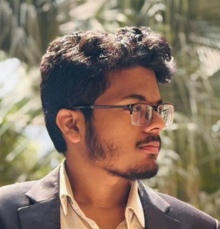
#> input picture assets/source/service-card-face.jpg, 220 x 229 px, found by its file name
$ python gen-profile-avatars.py
#> lines starting #> are read from the running program, lines starting #| are printed output that depends on the picture
"""Generate HQ avatars for service page provider card."""
from PIL import Image
import os

OUT = r'E:\nazmul-projects\portfolio\assets\source'
CARD_SRC = os.path.join(OUT, 'service-card-face.jpg')


def to_square_avatar(src_path, out_path, size=512, zoom=0.92):
#> called with size = 512, zoom = 0.92
    im = Image.open(src_path).convert('RGB')
    sw, sh = im.size
#> sw = 220; sh = 229
    side = int(min(sw, sh) * zoom)
#> side = 202
    left = (sw - side) // 2
#> left = 9
    top = max(0, int(sh * 0.08))
#> top = 18
    if top + side > sh:
        top = (sh - side) // 2
    crop = im.crop((left, top, left + side, top + side))
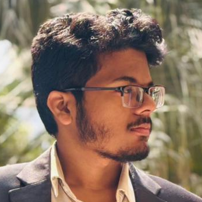
#> crop: PIL image 202x202 RGB; mean R, G, B 139, 117.5, 100.9
    crop = crop.resize((size, size), Image.Resampling.LANCZOS)
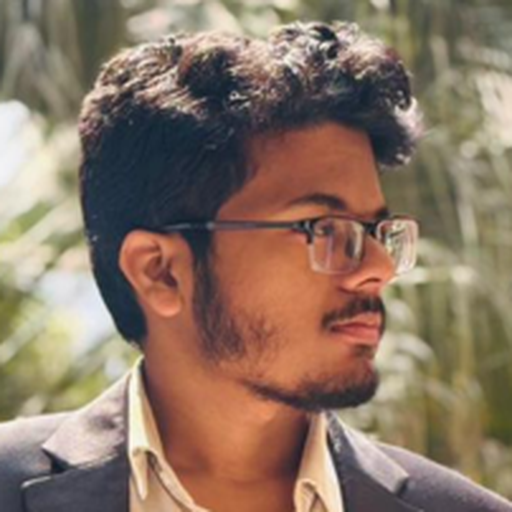
#> crop: PIL image 512x512 RGB; mean R, G, B 139, 117.5, 100.9
    crop.save(out_path, quality=96)
    print('ok', out_path)


def main():
    if os.path.isfile(CARD_SRC):
        to_square_avatar(CARD_SRC, os.path.join(OUT, 'avatar-service.jpg'))


if __name__ == '__main__':
    main()

$ run again, with assets/source/_t_0.45_0.22.jpg copied over assets/source/service-card-face.jpg
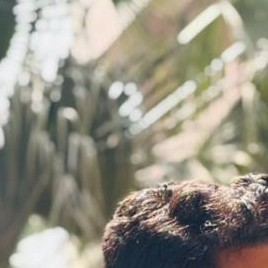
#> input picture assets/source/_t_0.45_0.22.jpg, 268 x 268 px, found by its file name
#> in to_square_avatar, im is the input picture: PIL image 268x268 RGB; mean R, G, B 150.5, 146.6, 133.3
#> in to_square_avatar, `crop = im.crop((left, top, left + side, top + side))`:
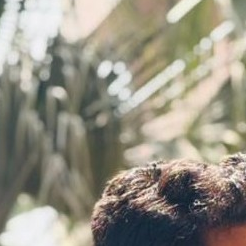
#> crop: PIL image 246x246 RGB; mean R, G, B 149.3, 145.2, 131.8

$ run again, with assets/source/_t_0.45_0.26.jpg copied over assets/source/service-card-face.jpg
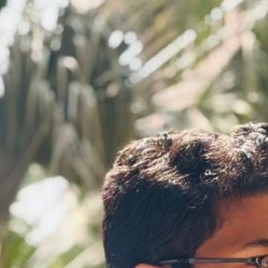
#> input picture assets/source/_t_0.45_0.26.jpg, 268 x 268 px, found by its file name
#> in to_square_avatar, im is the input picture: PIL image 268x268 RGB; mean R, G, B 137.8, 132.8, 120.8
#> in to_square_avatar, `crop = im.crop((left, top, left + side, top + side))`:
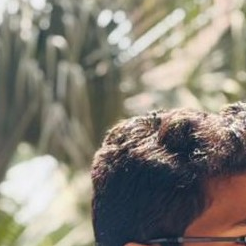
#> crop: PIL image 246x246 RGB; mean R, G, B 135.2, 130.2, 119.2

$ run again, with assets/source/_t_0.45_0.3.jpg copied over assets/source/service-card-face.jpg
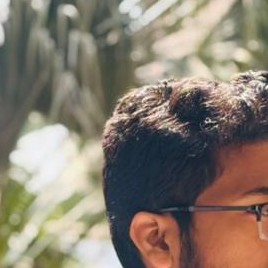
#> input picture assets/source/_t_0.45_0.3.jpg, 268 x 268 px, found by its file name
#> in to_square_avatar, im is the input picture: PIL image 268x268 RGB; mean R, G, B 135.6, 124.7, 111.7
#> in to_square_avatar, `crop = im.crop((left, top, left + side, top + side))`:
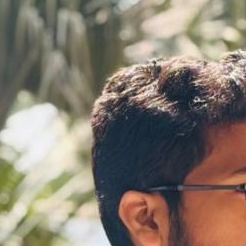
#> crop: PIL image 246x246 RGB; mean R, G, B 134.6, 123.4, 111.3
